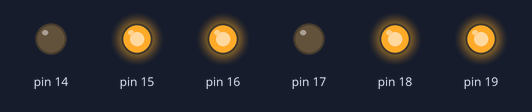
Bench run of a sketch on a simulated Arduino Uno, built with avr-gcc and run on an emulated ATmega328P. Shown: output pins drawn as LEDs (lit = HIGH).

Above: at 0.2 s.
At 1.2 s:
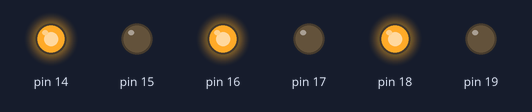
At 1.7 s:
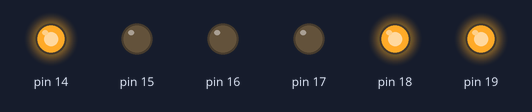
At 2.7 s:
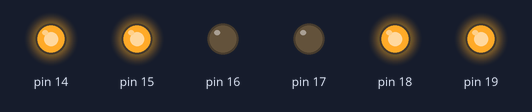
At 4.2 s:
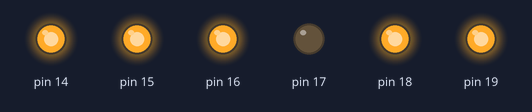
At 5.7 s:
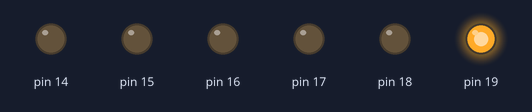
Timing chart, 0 to 6.5 s (numbered marks = the images above):
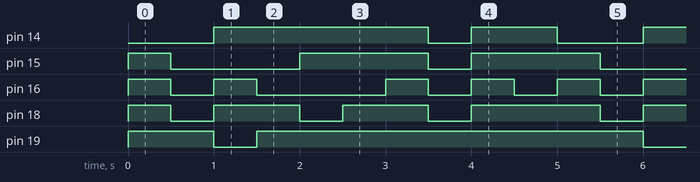

Measured:
- by itself, pin 14: repeats every 5.0 s: LOW 0.50 s, HIGH 1.0 s, LOW 1.0 s, HIGH 2.5 s
- by itself, pin 15: repeats every 5.0 s: LOW 1.5 s, HIGH 1.5 s, LOW 0.50 s, HIGH 1.5 s
- by itself, pin 16: repeats every 5.0 s: LOW 0.50 s, HIGH 0.50 s, LOW 1.5 s, 2 × (HIGH 0.50 s, LOW 0.50 s), HIGH 0.50 s
- by itself, pin 18: repeats every 5.0 s: 2 × (LOW 0.50 s, HIGH 1.0 s), LOW 0.50 s, HIGH 1.5 s
- by itself, pin 19: repeats every 5.0 s: LOW 0.50 s, HIGH 4.5 s

The sketch:

19.ino
```cpp
#include <avr/io.h>
#include <util/delay.h>

int numbers[] = {0b11110110, 0b01100000, 0b11010101, 0b11110001, 0b01100011, 0b10110011, 0b10110111, 0b11100000, 0b11110111, 0b11110011}; //Including all the SSD values into an array
int main(void)                                                                                                                           //Declaring main function
{
  DDRC = 0xFF;                                                                                                                           //Setting all PORTC pins at output
  while(1)
  {
    for (int i = 0; i < 10; i++)                                                                                                         //Declaring for loop with the following arguements
    {
      PORTC = numbers[i];                                                                                                                //Setting the numbers on SSD from 1 - 9 by incrementing the array
      _delay_ms(500);                                                                                                                    //Delay of 500ms
    }
  }
}
```
